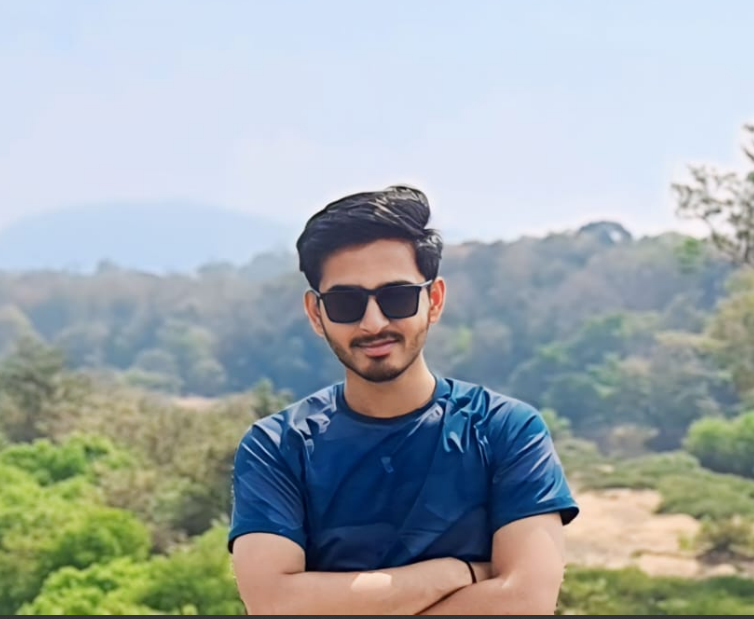
#> input picture Image Resizing and  Shaping/me.png, 754 x 619 px
$ python flip.py
#> lines starting #> are read from the running program, lines starting #| are printed output that depends on the picture
import cv2

image = cv2.imread("me.png")
#> image is the input picture: shape (619, 754, 3); mean B, G, R 171.5, 169, 159.8
# image.subset[3,3]

if image is None:
    print("Error:cannot find the image")
else:
    print("Image loaded successfully")

    small = cv2.resize(image, (300, 300))
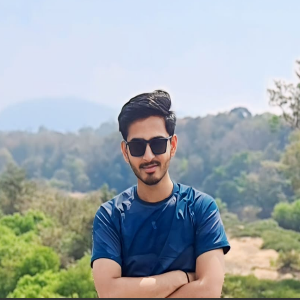
#> small: shape (300, 300, 3); mean B, G, R 171.4, 168.9, 159.7


    flip_horizontal = cv2.flip(small,1)
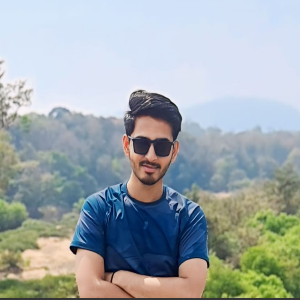
#> flip_horizontal: shape (300, 300, 3); mean B, G, R 171.4, 168.9, 159.7
    flip_vertical = cv2.flip(small,0)
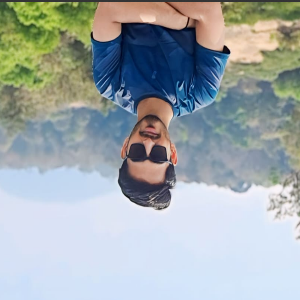
#> flip_vertical: shape (300, 300, 3); mean B, G, R 171.4, 168.9, 159.7
    flip_both = cv2.flip(small,-1)
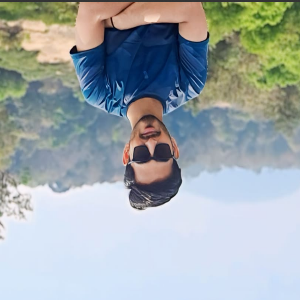
#> flip_both: shape (300, 300, 3); mean B, G, R 171.4, 168.9, 159.7

    cv2.imshow("Original image",small)
    cv2.imshow("Horiontal image",flip_horizontal)
    cv2.imshow("Vertical image",flip_vertical)
    cv2.imshow("Both image",flip_both)

    cv2.waitKey(0)
#> (the run stopped early here; a loop or call above may not have finished)
